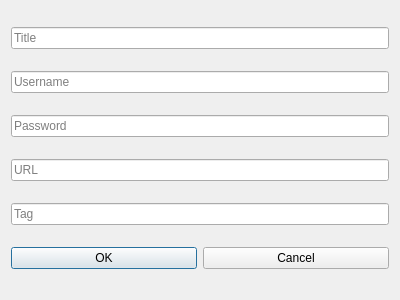
<?xml version="1.0" encoding="UTF-8"?>
<ui version="4.0">
 <class>EntryDialog</class>
 <widget class="QDialog" name="EntryDialog">
  <property name="geometry">
   <rect>
    <x>0</x>
    <y>0</y>
    <width>400</width>
    <height>300</height>
   </rect>
  </property>
  <property name="windowTitle">
   <string>Добавить/Изменить запись</string>
  </property>
  <layout class="QVBoxLayout" name="verticalLayout">
   <item>
    <widget class="QLineEdit" name="titleInput">
     <property name="placeholderText">
      <string>Title</string>
     </property>
    </widget>
   </item>
   <item>
    <widget class="QLineEdit" name="usernameInput">
     <property name="placeholderText">
      <string>Username</string>
     </property>
    </widget>
   </item>
   <item>
    <widget class="QLineEdit" name="passwordInput">
     <property name="echoMode">
      <enum>QLineEdit::EchoMode::Password</enum>
     </property>
     <property name="placeholderText">
      <string>Password</string>
     </property>
    </widget>
   </item>
   <item>
    <widget class="QLineEdit" name="urlInput">
     <property name="placeholderText">
      <string>URL</string>
     </property>
    </widget>
   </item>
   <item>
    <widget class="QLineEdit" name="tagInput">
     <property name="placeholderText">
      <string>Tag</string>
     </property>
    </widget>
   </item>
   <item>
    <layout class="QHBoxLayout" name="horizontalLayout">
     <item>
      <widget class="QPushButton" name="okButton">
       <property name="text">
        <string>OK</string>
       </property>
      </widget>
     </item>
     <item>
      <widget class="QPushButton" name="cancelButton">
       <property name="text">
        <string>Cancel</string>
       </property>
      </widget>
     </item>
    </layout>
   </item>
  </layout>
 </widget>
 <resources/>
 <connections/>
</ui>
